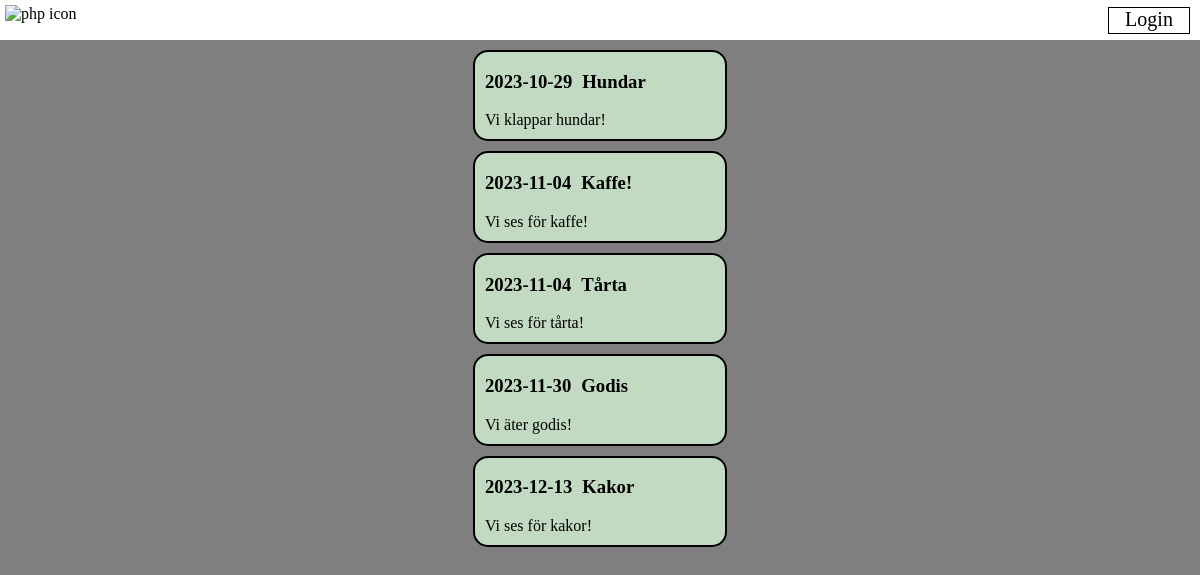
Page /start.php on the committed database.
### tables this page shows
CREATE TABLE "aktiviteter" (
	"id"	INTEGER UNIQUE,
	"rubrik"	TEXT,
	"datum"	INTEGER,
	"info"	TEXT,
	PRIMARY KEY("id" AUTOINCREMENT)
);

### start.php (the view, shortened to what this page needs)
<!DOCTYPE html>
<html lang="en">
<head>
    <link rel="stylesheet" href="./style.css" type="text/css">
</head>
<body>
<div class="navbar">
    <img src="https://upload.wikimedia.org/wikipedia/commons/e/ec/Community_2009_logo.svg" alt="php icon">
    <div class="menuLinks">
        <?php
            if (isset($_SESSION["login"]) == "true"){
                echo "<a href='index.php'>Admin</a>";
                echo "<a href='logout.php'>Logout</a>";
            } else {
                echo "<a href='login.php'>Login</a>";
            }
        ?>
    </div>
</div>
<div>
    <?php
        $pdo = new PDO('sqlite:database.db');
        $statement = $pdo->query("SELECT * FROM aktiviteter ORDER BY datum ASC");
        $rows = $statement->fetchAll(PDO::FETCH_ASSOC);
        $count = 0;
        foreach($rows as $row){
            if( $row["datum"] > date("Y-m-d")){
                $count++;
                if($count <= 5){?>
                    <div class="miniNews">
                    <div class="miniHeader">
                    <div><h3><?php echo $row["datum"]?></h3></div>
                    <div><h3><?php echo $row["rubrik"]?></h3></div>
                    </div>
                    <div class="miniFooter"><?php echo $row["info"]?></div>
                    </div>
                <?php  }
            }
        }
    ?>
</div>
</body>
</html>

### style.css (style rules this page uses)
html { background-color: rgb(229, 242, 244); padding: 0; margin: 0; background-repeat:no-repeat; background-position: center center; background: linear-gradient( rgba(0, 0, 0, 0.5), rgba(0, 0, 0, 0.5) ), url(https://external-content.duckduckgo.com/iu/?u=https%3A%2F%2Fwww.sebaboston.com%2Fwp-content%2Fuploads%2F2021%2F01%2Fcommunity.jpg&f=1&nofb=1&ipt=9e6fa9bb72b9b94d8b9965298f652e9d8c65d325d31ef2a77d0786d7e746482e&ipo=images); }
body { padding: 0; margin: 0; }
.navbar { background-color: white; display: flex; justify-content: space-between; align-items: center; height: 40px; }
.navbar a { color: black; text-decoration: none; font-size: 20px; margin-right: 10px; width: 80px; height: 25px; border: 1px solid black; text-align: center; }
.navbar img { height: 30px; margin-left: 5px; }
.menuLinks { width: 230px; display: flex; justify-content: right; }
.miniHeader { display: flex; justify-content: left; }
.miniHeader div { margin-left: 10px; }
.miniNews { border: 2px solid rgb(0, 0, 0); width: 250px; margin: auto; margin-top: 10px; background-color: rgb(194, 218, 194); border-radius: 15px; color: rgb(0, 0, 0); }
.miniFooter { margin-left: 10px; margin-bottom: 10px; }

### rows in the picture
aktiviteter: datum "2023-10-29", rubrik "Hundar", info "Vi klappar hundar!"
aktiviteter: datum "2023-11-04", rubrik "Kaffe!", info "Vi ses för kaffe!"
aktiviteter: datum "2023-11-04", rubrik "Tårta", info "Vi ses för tårta!"
aktiviteter: datum "2023-11-30", rubrik "Godis", info "Vi äter godis!"
aktiviteter: datum "2023-12-13", rubrik "Kakor", info "Vi ses för kakor!"
